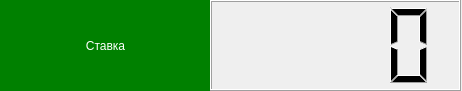
<?xml version="1.0" encoding="UTF-8"?>
<ui version="4.0">
 <class>Settings</class>
 <widget class="QDialog" name="Settings">
  <property name="geometry">
   <rect>
    <x>0</x>
    <y>0</y>
    <width>462</width>
    <height>91</height>
   </rect>
  </property>
  <property name="windowTitle">
   <string>Dialog</string>
  </property>
  <widget class="QPushButton" name="BetButtonUL">
   <property name="geometry">
    <rect>
     <x>0</x>
     <y>-10</y>
     <width>211</width>
     <height>111</height>
    </rect>
   </property>
   <property name="styleSheet">
    <string notr="true">QPushButton
{
border:none;
color:white;
background-color:rgb(0,128,0);
font: 600 14pt &quot;Liberation Serif&quot;;
position: absolute;
border-radius: 10px;
}
QPushButton:Hover
{
    background-color:rgb(255,145,0);
	border-radius: 10px;
}
QPushButton:pressed
{
	background-color:rgb(0,12,0);
	color:rgb(0,255,0);
	border-radius: 10px;
	
}</string>
   </property>
   <property name="text">
    <string>Ставка</string>
   </property>
  </widget>
  <widget class="QLCDNumber" name="lcd1">
   <property name="geometry">
    <rect>
     <x>210</x>
     <y>0</y>
     <width>251</width>
     <height>91</height>
    </rect>
   </property>
   <property name="smallDecimalPoint">
    <bool>true</bool>
   </property>
   <property name="digitCount">
    <number>4</number>
   </property>
  </widget>
 </widget>
 <resources/>
 <connections/>
 <slots>
  <signal>signal1()</signal>
 </slots>
</ui>
